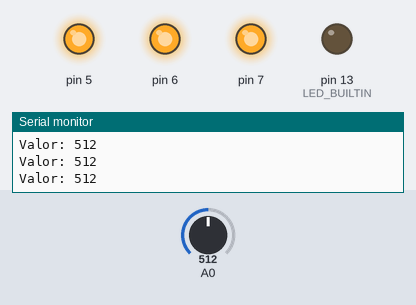
Simulated run of this sketch. Board: Arduino Uno, built with avr-gcc and run on an emulated ATmega328P. Parts: output pins drawn as LEDs (lit = HIGH), the last lines printed to the serial monitor. Inputs (shaded band) come from the test bench; at power-on: A0 = 512.

Above: at 1.2 s.
1.3 s: A0 set to 945
2.8 s: A0 set to 974
At 3.8 s:
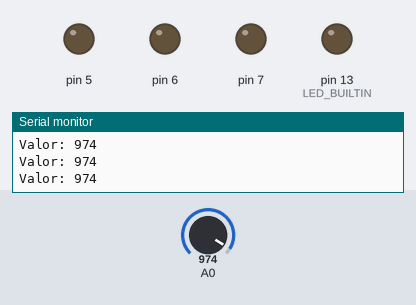
4.3 s: A0 set to 946
At 4.8 s:
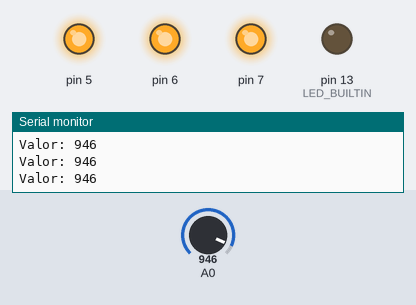
5.8 s: A0 set to 966
At 6.4 s:
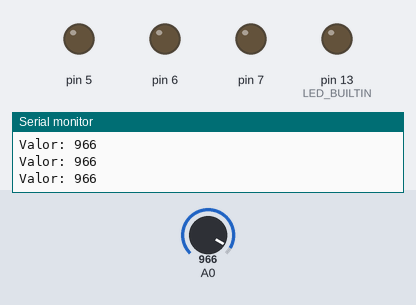
Timing chart, 0 to 8.8 s (numbered marks = the images above; inputs shaded):
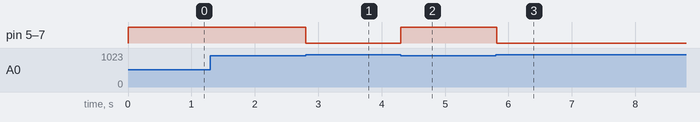

The sketch:

Actividad_2_-_Lectura_de_variable_analogico.ino
```cpp
// SEGUNDO PUNTO
// Anderson cepeda Sandoval y Juan Sebastian Guanumen Romero
// 2674489 - Actividad 2

void setup()
{

  Serial.begin(9600);

  pinMode(LED_BUILTIN, OUTPUT);
  pinMode(7,OUTPUT);
  pinMode(11,INPUT);
  pinMode(6,OUTPUT);
  pinMode(10,INPUT);
  pinMode(5,OUTPUT);
  pinMode(9,INPUT);
  pinMode(A0,INPUT);

  digitalWrite(7,LOW);
  digitalWrite(6,LOW);
  digitalWrite(5,LOW);


}

void loop()
{
  int x=analogRead(A0);
  Serial.print("Valor: ");
  Serial.println(x);
  delay(1);

  if (analogRead(A0)<=956)
  {
    digitalWrite(7,HIGH);
    digitalWrite(6,HIGH);
    digitalWrite(5,HIGH);
  }

  else
  {
    digitalWrite(7,LOW);
    digitalWrite(6,LOW);
    digitalWrite(5,LOW);
}


}
```

Measured:
- the behaviour switches between 956 and 957 on A0 (found by bisection; images 0 and 1)
- after the input at 2.8 s, pin 5–7: HIGH → LOW at once
- after the input at 4.3 s, pin 5–7: LOW → HIGH at once
- after the input at 5.8 s, pin 5–7: HIGH → LOW at once
